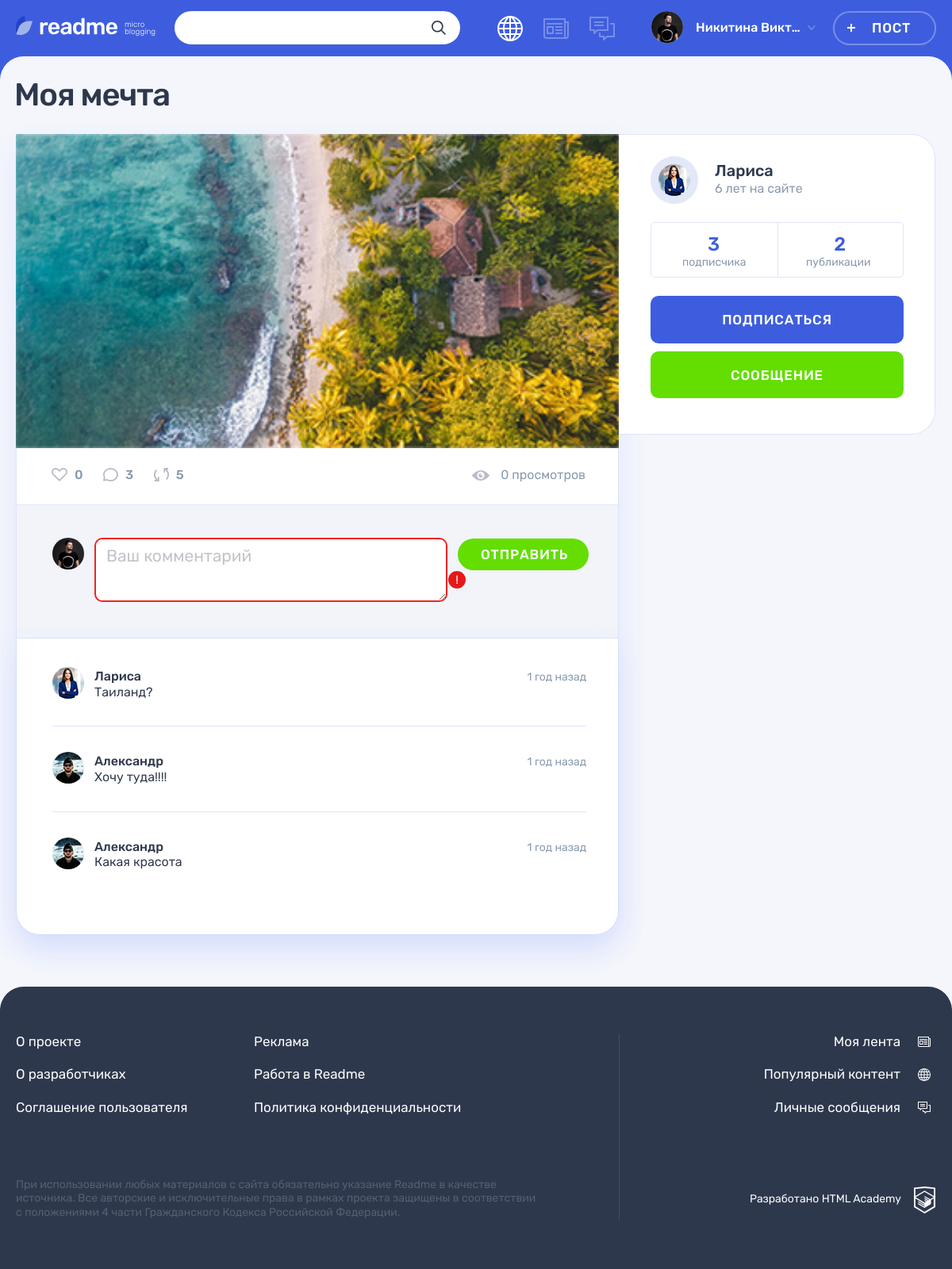
Screenshot of /post.php?post_id=4&show_all_comments with the database file from the repository.
### tables this page shows
CREATE TABLE IF NOT EXISTS post (
	id INT AUTO_INCREMENT PRIMARY KEY,
	dt_add DATETIME DEFAULT CURRENT_TIMESTAMP,
	p_title VARCHAR(255) NOT NULL,
	p_content TEXT,
	author VARCHAR(128) COMMENT 'Автор цитаты: задаётся пользователем',
	p_img VARCHAR(255) COMMENT 'Изображение: ссылка на сохранённый файл изображения',
	p_video VARCHAR(255) COMMENT 'Видео: ссылка на видео с youtube',
	p_link VARCHAR(255) COMMENT 'Ссылка: ссылка на сайт, задаётся пользователем;',
	user_id INT NOT NULL COMMENT 'Автор поста. Поле связи с user.id',
	category_id INT NOT NULL COMMENT 'Контент/категория поста. Поле связи с category.id',
	view_count INT UNSIGNED DEFAULT 0,
	FOREIGN KEY (user_id) REFERENCES user (id),
	FOREIGN KEY (category_id) REFERENCES category (id)
) COMMENT 'Посты';

CREATE TABLE IF NOT EXISTS comment (
	id INT  AUTO_INCREMENT PRIMARY KEY,
	dt_add DATETIME DEFAULT CURRENT_TIMESTAMP,
	c_content TEXT NOT NULL,
	user_id INT NOT NULL COMMENT 'Автор комментария. Поле связи с user.id',
	post_id INT NOT NULL COMMENT 'id поста с этим комментарием. Поле связи с post.id',
	FOREIGN KEY (user_id) REFERENCES user (id),
	FOREIGN KEY (post_id) REFERENCES post (id)
) COMMENT 'Комментарии к постам';

CREATE TABLE IF NOT EXISTS user (
	id INT AUTO_INCREMENT PRIMARY KEY,
	dt_add DATETIME DEFAULT CURRENT_TIMESTAMP,
	email VARCHAR(128) NOT NULL UNIQUE,
	login VARCHAR(50) NOT NULL,
	password VARCHAR(255) NOT NULL,
	avatar VARCHAR(255)
) COMMENT 'Зарегистрированные пользователи';

### helpers.php (called while the page is built, shortened)
<?php
function get_noun_plural_form(int $number, string $one, string $two, string $many): string
{
    $number = (int)$number;
    $mod10 = $number % 10;
    $mod100 = $number % 100;
    switch (true) {
        case ($mod10 > 5):
            return $many;
        case ($mod10 === 1):
            return $one;
        case ($mod10 >= 2 && $mod10 <= 4):
            return $two;
        default:
            return $many;
    }
}
function include_template($name, array $data = [])
{
    $name = 'templates/' . $name;
    extract($data);
    require $name;
    $result = ob_get_clean();
    return $result;
}

### functions.php (called while the page is built, shortened)
<?php
function get_interval ($date, $is_ago = false) {
    $cur_date = date_create("now");
    $date = date_create($date);
    $date_string = $date->format(DATE_FORMAT_ORIGINAL);
    $cur_date_string = $cur_date->format(DATE_FORMAT_ORIGINAL);
    $diff = date_diff($date, $cur_date);
    $days = $diff->days;
    $days_in_week = 7;
    $days_in_5weeks = 35;
    $days_in_year = 365;
    if ($cur_date_string > $date_string) {
        if ($days < 1) {
            $hours = $diff->h;
            if (1 <= $hours) {
                $time_count = $hours . " час" . get_noun_plural_form($hours, '', 'а', 'ов');
            } else {
                $minuts = $diff->i;
                $time_count = $minuts . " минут" . get_noun_plural_form($minuts, 'у', 'ы', '');
            }
        } elseif ($days >= 1) {
            if ($days < $days_in_week) {
                $time_count = $days . " " . get_noun_plural_form($days, 'день', 'дня', 'дней');
            } elseif ($days_in_week <= $days and $days < $days_in_5weeks) {
                $weeks = floor($days / $days_in_week);
                $time_count = $weeks . " недел" . get_noun_plural_form($weeks, 'ю', 'и', 'ь');
            } elseif ($days_in_5weeks <= $days and $days < $days_in_year) {
                $months = $diff->m;
                $time_count = $months . " месяц" . get_noun_plural_form($months, '', 'а', 'ев');
            } elseif ($days_in_year <= $days) {
                $years = $diff->y;
                $time_count = $years . " " . get_noun_plural_form($years, 'год', 'года', 'лет');
            }
        }
        if ($is_ago) {
            $time_count .= " назад";
        }
    } elseif ($cur_date_string === $date_string) {
        $time_count = "только что";
    } else {
        $time_count = $date_string . " - дата в будущем";
    }
    return $time_count;
}
function get_result ($db_link, $query, $mode = 2) {
    $result = mysqli_query($db_link, $query);
    $rows = mysqli_num_rows($result);
    if ($rows) {
        if ($mode === 1) {
            $array = mysqli_fetch_array($result);
            $array = $array[0];
        } elseif ($mode === 2) {
            $array = mysqli_fetch_all($result, MYSQLI_ASSOC);
        } elseif ($mode === 3) {
            $array = mysqli_fetch_assoc($result);
        } elseif ($mode === 4) {
            $array = mysqli_fetch_all($result);
            $array = array_column($array, 0);
        } else {
            exit('Неверный mode');
        }
    } else {
        $array = [];
    }
    return $array;
}
function get_number ($db_link, $table, $condition) {
    $query = '
        SELECT COUNT(id)
        FROM ' . $table . '
        WHERE '. $condition;
    $number = get_result($db_link, $query, 1);
    return $number;
}

### templates/posting.php (the view, shortened to what this page needs)
<main class="page__main page__main--publication">
	<div class="container">
		<h1 class="page__title page__title--publication"><?= $post['p_title']; ?></h1>
		<section class="post-details">
			<div class="post-details__wrapper post-<?= $post['category']; ?>">
				<div class="post-details__main-block post post--details">
					<?php require_once $post_type; ?>
					<div class="post__indicators">
						<div class="post__buttons">
							<a class="post__indicator post__indicator--likes button" href="#" title="Лайк">
    							<svg class="post__indicator-icon" width="20" height="17"><use xlink:href="#icon-heart"></use></svg>
    							<span><?= $arr_num['likes_count']; ?></span> <span class="visually-hidden">количество лайков</span>
							</a>
							<a class="post__indicator post__indicator--comments button" href="<?= $last_comment_href; ?>" title="Комментарии">
								<svg class="post__indicator-icon" width="19" height="17"><use xlink:href="#icon-comment"></use></svg>
								<span><?= $arr_num['comments_count']; ?></span>
							</a>
							<a class="post__indicator post__indicator--repost button" href="#" title="Репост">
								<svg class="post__indicator-icon" width="19" height="17"><use xlink:href="#icon-repost"></use></svg>
								<span>5</span>
							</a>
						</div>
						<span class="post__view"><?php echo $post['view_count'] . ' ' .  $view_word ?></span>
					</div>
					<div class="comments">
    					<form class="comments__form form" action="#" method="post">
    						<div class="comments__my-avatar">
    							<img class="comments__picture" src="img/userpic-medium.jpg" alt="Аватар пользователя">
    						</div>
    						<div class="form__input-section form__input-section--error">
    							<textarea class="comments__textarea form__textarea form__input" placeholder="Ваш комментарий"></textarea>
    							<button class="form__error-button button" type="button">!</button>
    						</div>
    						<button class="comments__submit button button--green" type="submit">Отправить</button>
    					</form>
    					<?php if ($comments): ?>
    					<div class="comments__list-wrapper">
    						<ul class="comments__list">
            					<?php foreach ($comments as $comment): ?>
    							<li class="comments__item user" id="last_comment_id_<?= $comment['id']; ?>">
    								<div class="comments__avatar">
    									<a class="user__avatar-link" href="#"><img class="comments__picture" src="img/<?= $comment['avatar']; ?>" alt="Аватар пользователя"></a>
    								</div>
    								<div class="comments__info">
    									<div class="comments__name-wrapper">
    										<a class="comments__user-name" href="#"><span><?= $comment['login']; ?></span></a>
    										<time class="comments__time" datetime="<?= $comment['comment_date_title']; ?>"><?= $comment['comment_interval']; ?></time>
    									</div>
    									<p class="comments__text"><?= $comment['c_content']; ?></p>
    								</div>
    							</li>
    							<?php endforeach; ?>
    						</ul>
    					</div>
    					<?php endif; ?>
					</div>
				</div>
    			<div class="post-details__user user">
    				<div class="post-details__user-info user__info">
    					<div class="post-details__avatar user__avatar">
    						<a class="post-details__avatar-link user__avatar-link" href="#">
    							<img class="post-details__picture user__picture" src="img/<?= $post['avatar']; ?>" alt="Аватар пользователя">
    						</a>
    					</div>
    					<div class="post-details__name-wrapper user__name-wrapper">
    						<a class="post-details__name user__name" href="#"> <span><?= $post['login']; ?></span></a>
    						<time class="post-details__time user__time" datetime="<?= $post['date_user_title']; ?>"><?= $post['date_user_interval']; ?> на сайте</time>
    					</div>
    				</div>
    				<div class="post-details__rating user__rating">
    					<p class="post-details__rating-item user__rating-item user__rating-item--subscribers">
    						<span class="post-details__rating-amount user__rating-amount"><?= $arr_num['followers_count']; ?></span>
    						<span class="post-details__rating-text user__rating-text"><?= $followers_word; ?></span>
    					</p>
    					<p class="post-details__rating-item user__rating-item user__rating-item--publications">
    						<span class="post-details__rating-amount user__rating-amount"><?= $arr_num['posts_count']; ?></span>
    						<span class="post-details__rating-text user__rating-text"><?= $posts_word; ?></span>
    					</p>
    				</div>
    				<div class="post-details__user-buttons user__buttons">
    					<button class="user__button user__button--subscription button button--main" type="button">Подписаться</button>
    					<a class="user__button user__button--writing button button--green" href="#">Сообщение</a>
    				</div>
    			</div>
			</div>
		</section>
	</div>
</main>

### templates/post-photo.php
<div class="post-details__image-wrapper post-photo__image-wrapper">
	<img src="uploads/<?= $post['p_img']; ?>" alt="Фото от пользователя" width="760" height="507">
</div>

### rows the page displays
post: p_title "Моя мечта", p_img (picture), view_count "0", user.avatar (picture), user.login "Лариса"
comment: user.avatar (picture), user.login "Лариса", comment_interval "1 год назад", c_content "Таиланд?"
comment: user.avatar (picture), user.login "Александр", comment_interval "1 год назад", c_content "Хочу туда!!!!"
comment: user.avatar (picture), user.login "Александр", comment_interval "1 год назад", c_content "Какая красота"

### other values shown
$user_name "Никитина Викт…"
$arr_num['likes_count'] "0"
$arr_num['comments_count'] "3"
$view_word "просмотров"
$post['date_user_interval'] "6 лет"
$arr_num['followers_count'] "3"
$followers_word "подписчика"
$arr_num['posts_count'] "2"
$posts_word "публикации"
